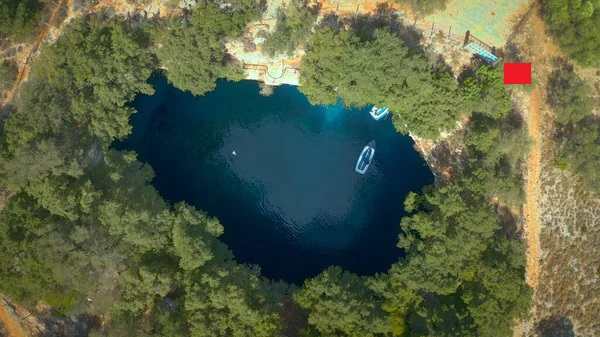
#> input picture Back-End/Imagenes/Cuerpo_Agua.jpg, 600 x 337 px
$ python Segmentacion.py
#> lines starting #> are read from the running program, lines starting #| are printed output that depends on the picture; after the words box and inside, x2 and y2 are one past the last pixel; in counts of white or black regions, pixels touching at a corner belong together
import cv2
import numpy as np
from sklearn.cluster import KMeans
import tkinter as tk
from tkinter import filedialog

# Crear una ventana oculta de tkinter
root = tk.Tk()
root.withdraw()  # Ocultar la ventana principal

# Abrir el diálogo para seleccionar una imagen
ruta_imagen = filedialog.askopenfilename(title='Selecciona una imagen',
                                         filetypes=[('Archivos de imagen', '*.jpg *.jpeg *.png *.bmp *.tiff')])
#> the answer given: Imagenes/Cuerpo_Agua.jpg

# Verificar si se seleccionó una imagen
if ruta_imagen:
    # Cargar la imagen seleccionada
    imagen = cv2.imread(ruta_imagen)
#> imagen is the input picture: shape (337, 600, 3); mean B, G, R 70.1, 97.9, 87.9

    if imagen is not None:
        # Cambiar la forma de la imagen para KMeans
        pixels = imagen.reshape(-1, 3)

        # Aplicar KMeans
        kmeans = KMeans(n_clusters=2, random_state=0)
        kmeans.fit(pixels)

        # Obtener los labels
        labels = kmeans.labels_
        segmented_image = labels.reshape(imagen.shape[:2])  # Volver a dar forma a la imagen segmentada

        # Mostrar la imagen original y la segmentada
        cv2.imshow('Imagen original', imagen)
        cv2.imshow('Imagen segmentada', segmented_image.astype(np.uint8) * 255)  # Convertir a 0-255 para mostrar
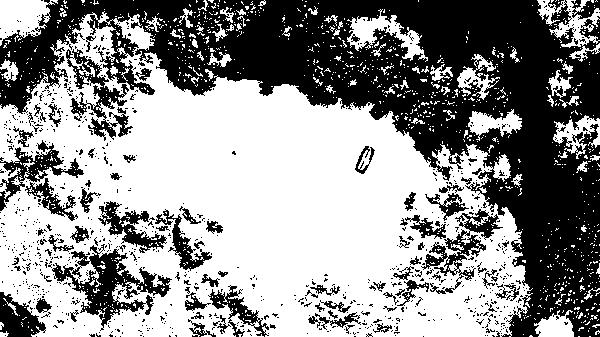
#> window 'Imagen segmentada': shape (337, 600); 56.7% white; 903 black regions (823 under 20 px), largest, box (x1, y1, x2, y2) and area: (0, 0, 600, 337) 66103, (52, 244, 172, 331) 3263, (66, 49, 133, 141) 1874
        cv2.waitKey(0)
        cv2.destroyAllWindows()
    else:
        print("No se pudo cargar la imagen.")
else:
    print("No se seleccionó ninguna imagen.")

# Crear una ventana oculta de tkinter
root = tk.Tk()
root.withdraw()  # Ocultar la ventana principal

# Abrir el diálogo para seleccionar una imagen
ruta_imagen = filedialog.askopenfilename(title='Selecciona una imagen',
                                         filetypes=[('Archivos de imagen', '*.jpg *.jpeg *.png *.bmp *.tiff')])
#> the answer given: Imagenes/ImagenAplanada.jpg

# Verificar si se seleccionó una imagen
if ruta_imagen:
    # Cargar la imagen seleccionada usando OpenCV
    imagen = cv2.imread(ruta_imagen)
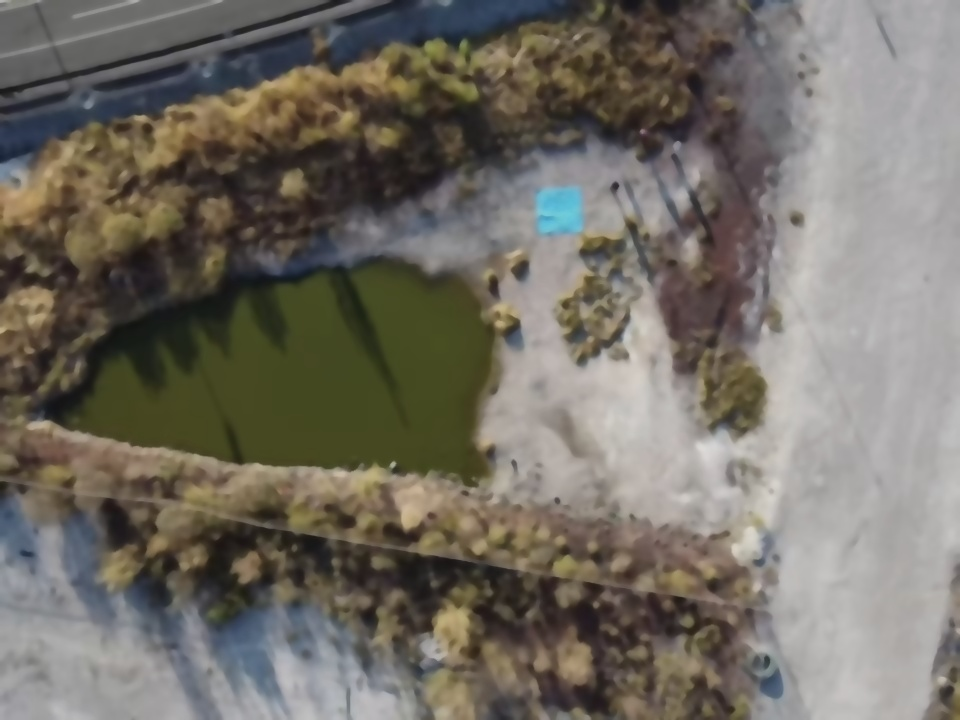
#> input picture Back-End/Imagenes/ImagenAplanada.jpg, 960 x 720 px
#> imagen is the input picture: shape (720, 960, 3); mean B, G, R 100.9, 109.9, 114.7

    if imagen is not None:
        # Remodelar la imagen para ser una lista de píxeles RGB
        pixeles = imagen.reshape(-1, 3)

        # Aplicar K-means para segmentar la imagen
        kmeans = KMeans(n_clusters=2, random_state=0)
        kmeans.fit(pixeles)

        # Reemplazar cada píxel con el color promedio de su grupo
        pixeles_segmentados = kmeans.cluster_centers_[kmeans.labels_]

        # Convertir los píxeles segmentados a valores enteros en el rango 0-255
        pixeles_segmentados = np.uint8(pixeles_segmentados)

        # Reshape de vuelta a la forma original de la imagen
        imagen_segmentada = pixeles_segmentados.reshape(imagen.shape)

        # Mostrar la imagen segmentada
        cv2.imshow('Imagen segmentada', imagen_segmentada)
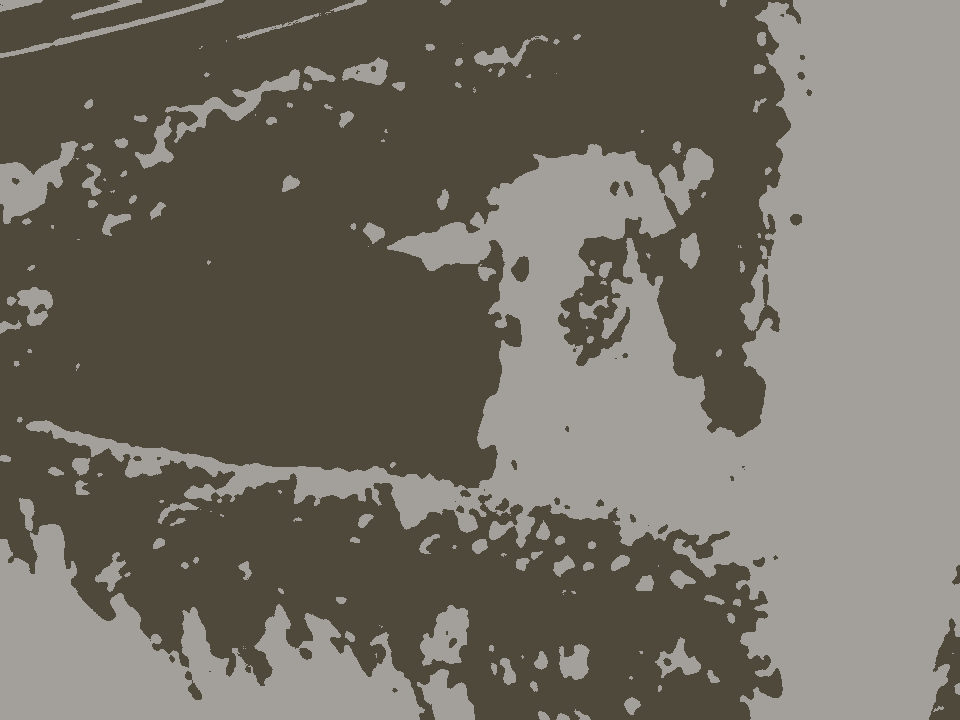
#> window 'Imagen segmentada': shape (720, 960, 3); mean B, G, R 100.2, 109.4, 114.2


        # Esperar a que se cierre la ventana
        cv2.waitKey(0)
        cv2.destroyAllWindows()
    else:
        print("No se pudo cargar la imagen.")
else:
    print("No se seleccionó ninguna imagen.")
